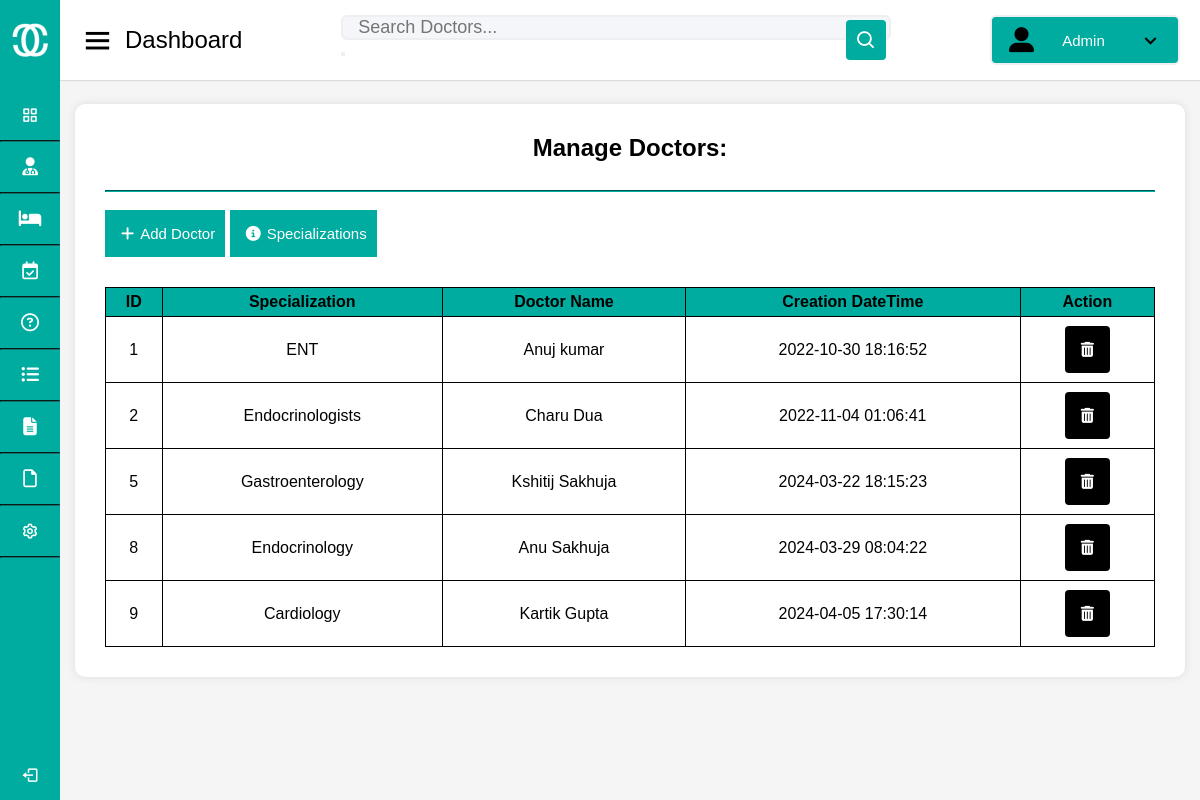
The app's page /Admin/doctors.php, older data.
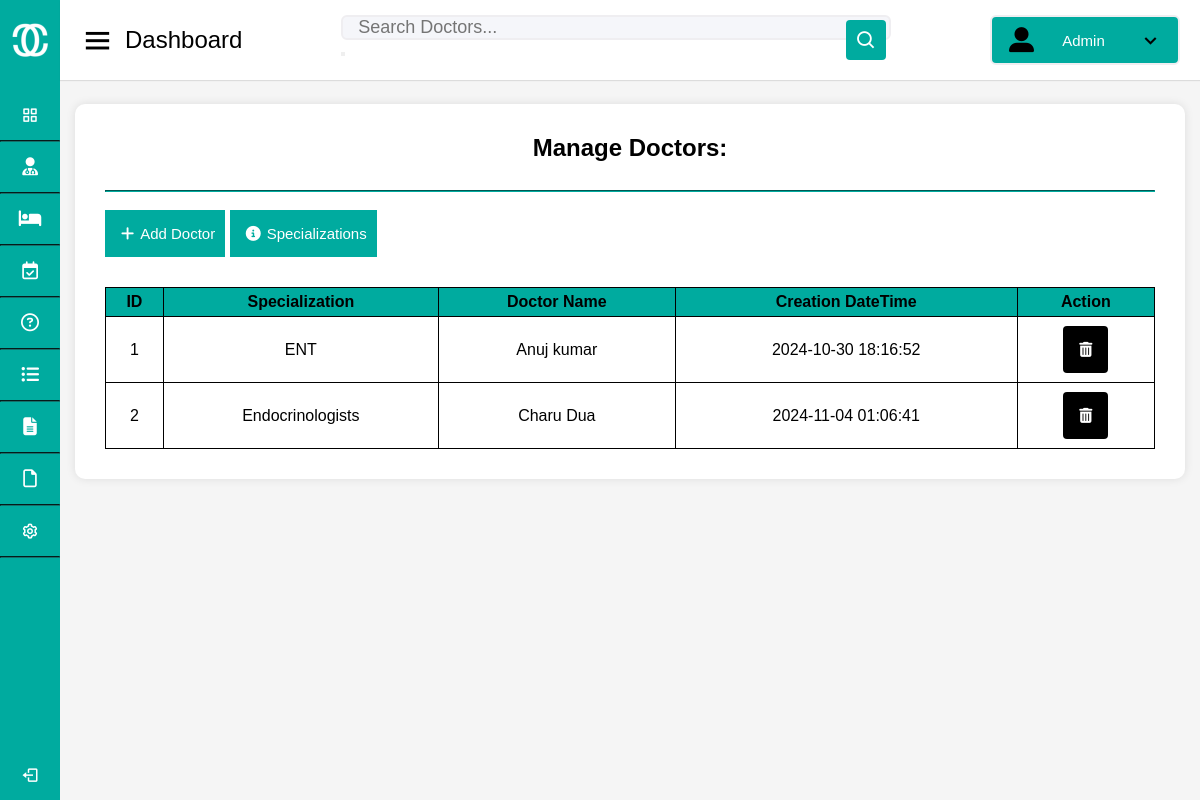
The same page, newer data.
### tables this page shows
CREATE TABLE `doctors` (
  `id` int(11) NOT NULL,
  `specialization` varchar(255) DEFAULT NULL,
  `doctorName` varchar(255) DEFAULT NULL,
  `address` longtext DEFAULT NULL,
  `docFees` varchar(255) DEFAULT NULL,
  `contactno` bigint(11) DEFAULT NULL,
  `docEmail` varchar(255) DEFAULT NULL,
  `password` varchar(255) DEFAULT NULL,
  `creationDate` timestamp NULL DEFAULT current_timestamp(),
  `updationDate` timestamp NULL DEFAULT NULL ON UPDATE current_timestamp()
);

### Admin/doctors.php (the view, shortened to what this page needs)
<!DOCTYPE html>
<html lang="en" dir="ltr">
  <head>
    <link rel="stylesheet" href="style.css" />
    <link href="https://unpkg.com/boxicons@2.0.7/css/boxicons.min.css" rel="stylesheet" />
  </head>
  <body onload="onload()">
    <div class="sidebar">
      <div class="logo-details">
        <img src="logo.png" alt="logo">
        <span class="logo_name">CureConnect</span>
      </div>
      <ul class="nav-links">
        <li>
          <a href="index.html" >
            <i class="bx bx-grid-alt"></i>
            <span class="links_name">Dashboard</span>
          </a>
        </li>
        <hr>
        <li>
          <a href="doctors.php">
            <i class="fa-solid fa-user-doctor"></i>
            <span class="links_name">Doctors</span>
          </a>
          </li>
          <hr>
        <li>
          <a href="patients.php">
            <i class="fa-solid fa-bed"></i>
            <span class="links_name">Patients</span>
          </a>
        </li>
        <hr>
        <li>
          <a href="appointments.php">
            <i class="fa-regular fa-calendar-check"></i>
            <span class="links_name">Appointments</span>
          </a>
        </li>
        <hr>
        <li>
          <a href="queries.php">
            <i class="fa-regular fa-circle-question"></i>
            <span class="links_name">Queries</span>
          </a>
        </li>
        <hr>
        <li>
          <a href="session-logs.php">
            <i class="fa-solid fa-list-ul"></i>
            <span class="links_name">Session logs</span>
          </a>
        </li>
        <hr>
        <li>
          <a href="report.html">
            <i class="fa-solid fa-file-lines"></i>
            <span class="links_name">Reports</span>
          </a>
        </li>
        <hr>
        <li>
          <a href="pages.html">
            <i class="fa-regular fa-file"></i>
            <span class="links_name">Pages</span>
          </a>
        </li>
        <hr>
        <li>
          <a href="settings.html">
            <i class="bx bx-cog"></i>
            <span class="links_name">Settings</span>
          </a>
        </li>
        <hr>
        <li class="log_out">
          <a href="#">
            <i class="bx bx-log-out"></i>
            <span class="links_name">Log out</span>
          </a>
        </li>
      </ul>
    </div>
    <section class="home-section">
      <nav>
        <div class="sidebar-button">
          <i class="bx bx-menu sidebarBtn"></i>
          <span class="dashboard">Dashboard</span>
        </div>
        <div class="search-box">
          <form action="#" method="post">
            <input type="text" id="doct_search" name="doct_search" placeholder="Search Doctors..." />
            <button type="submit" name="submit_search"><i class="bx bx-search"></i></button>
          </form>
        </div>
        <button class="profile-details dropbtn dropdown" onclick="toggleDropdown()">
          <i class="fa-solid fa-user-large"></i>
          <span class="admin_name">Admin</span>
          <i class="bx bx-chevron-down"></i>
        </button>
      </nav>
      <div class="home-content">
              <div class="main ">
                <div class="main-head">
<div id="results">
  <div class = 'searchresults'>
    <h1><center>Manage Doctors:</center><br><hr></h1><br>
    <a href="add-doctor.html"><button><i class="fa-solid fa-plus"></i>Add Doctor</button></a>
            <a href="specializations.php"><button><i class="fa-solid fa-circle-info"></i>Specializations</button></a>
            <?php
      $servername = "localhost";
      $username = "root";
      $password = "";
      $dbname = "hms";
      $conn = new mysqli($servername, $username, $password, $dbname);
      if (isset($_POST['doct_search'])) {
          $doctor = $_POST['doct_search'];
          $sql = "SELECT * FROM doctors WHERE doctorName LIKE '%$doctor%'";
      } else {
          $sql = "SELECT * FROM doctors";
      }
      $result = $conn->query($sql);
      echo '<table>
              <tr>
                <th>ID</th>
                <th>Specialization</th>
                <th>Doctor Name</th>
                <th>Creation DateTime</th>
                <th>Action</th>
              </tr>';
        if ($result->num_rows > 0) {
          while ($row = $result->fetch_assoc()) {
            echo "<tr>";
echo "<td>" . $row['id'] . "</td>";
echo "<td>" . $row["specialization"] . "</td>";
echo "<td>" . $row["doctorName"] . "</td>";
echo "<td>" . $row["creationDate"] . "</td>";
echo "<td>
        <a href='delete_doctor.php? deleteid=".$row['id']."'>
        <button class='delete'><i class='fas fa-trash-alt'></i></button>
        </a>
      </td>";
echo "</tr>";
          }
        } else {
          echo "<tr><td colspan='4'>No results found</td></tr>";
        }
        echo '</table>';
      ?>
  </div>
              </div>
              </div>
  </body>
</html>

### Admin/style.css (style rules this page uses)
:root { --light-primary-color: white; --light-secondary-color: #6c757d; --light-main-color: #00ab9f; }
* { margin: 0; padding: 0; box-sizing: border-box; font-family: 'Poppins', sans-serif; text-decoration: none; }
.sidebar { position: fixed; height: 100%; width: 240px; background: #00ab9f; transition: all 0.5s ease; }
.light-mode .sidebar hr { border-color: #15706a; }
.sidebar .logo-details { height: 80px; display: flex; align-items: center; }
.sidebar .logo-details img { width: 40px; height: auto; margin: 10px; }
.sidebar .logo-details .logo_name { color: #fff; font-size: 24px; font-weight: 500; }
.sidebar .nav-links { margin-top: 10px; }
.sidebar .nav-links li { position: relative; list-style: none; height: 50px; }
.sidebar .nav-links li a { color: white; }
.light-mode .sidebar .nav-links li a { background-color: #00ab9f; }
.sidebar .nav-links li a { height: 100%; width: 100%; display: flex; align-items: center; }
.sidebar .nav-links li i { min-width: 60px; text-align: center; font-size: 18px; }
.sidebar .nav-links li a .links_name { font-size: 15px; font-weight: 400; white-space: nowrap; }
.sidebar .nav-links .log_out { position: absolute; bottom: 0; width: 100%; }
.light-mode .home-section { background: #f5f5f5; }
.home-section { position: relative; min-height: 100vh; width: calc(100% - 240px); left: 240px; transition: all 0.5s ease; }
.light-mode .home-section nav { background: #fff; }
.home-section nav { display: flex; justify-content: space-between; height: 80px; display: flex; align-items: center; position: fixed; width: calc(100% - 240px); left: 240px; z-index: 100; padding: 0 20px; box-shadow: 0 1px 1px rgba(0, 0, 0, 0.1); transition: all 0.5s ease; }
.home-section nav .sidebar-button { display: flex; align-items: center; font-size: 24px; font-weight: 500; }
nav .sidebar-button i { font-size: 35px; margin-right: 10px; }
.home-section nav .search-box { position: relative; height: 50px; max-width: 550px; width: 100%; margin: 0 20px; }
.light-mode nav .search-box input { background: #F5F6FA; border: 2px solid #EFEEF1; }
nav .search-box input { height: 100%; width: 100%; outline: none; border-radius: 6px; font-size: 18px; padding: 0 15px; }
.light-mode nav .search-box .bx-search { background: #00ab9f; }
nav .search-box .bx-search { position: absolute; height: 40px; width: 40px; right: 5px; top: 50%; transform: translateY(-50%); border-radius: 4px; line-height: 40px; text-align: center; color: #fff; font-size: 22px; transition: all 0.4 ease; }
.profile-details { position: relative; }
.dropbtn { cursor: pointer; }
.light-mode .home-section nav .profile-details { background: #00ab9f; border-color: #EFEEF1; }
.home-section nav .profile-details { display: flex; align-items: center; color: white; border: 2px solid; border-radius: 6px; height: 50px; min-width: 190px; padding: 0 15px 0 2px; justify-content: space-between; }
nav .profile-details .admin_name { font-size: 15px; font-weight: 500; margin: 0 10px; white-space: nowrap; padding-left: 10px; }
nav .profile-details i { padding-left: 15px; font-size: 25px; color: black; }
.home-section .home-content { position: relative; padding-top: 104px; }
@media (max-width: 1240px) { .sidebar { width: 60px; } }
@media (max-width: 1240px) { .home-section { width: calc(100% - 60px); left: 60px; } }
@media (max-width: 1240px) { .home-section nav { width: calc(100% - 60px); left: 60px; } }
.light-mode .main { background-color: white; }
.main { margin: 15px; margin-top: 0; padding: 30px; box-shadow: 0px 0px 10px rgba(0, 0, 0, 0.1); border-radius: 10px; }
.light-mode .main button { background-color: #00ab9f; color: white; }
.main button { font-size: 15px; font-weight: 500; border: none; padding: 10px; grid-column: span 2; }
.main hr { border-color: #00ab9f; }
.main-head { display: block; width: 100%; }
.main table { width: 100%; border-collapse: collapse; }
.main th, .main td { border: 1px solid black; padding: 5px; text-align: center; text-overflow: auto; padding: 5px; white-space: nowrap; }
.main th { background-color: #00ab9f; color: black; }
.main tr button { ; padding: 3px auto auto; border: none; border-radius: 4px; margin: 4px; }
.light-mode .main tr button.delete { background-color: black; }
.main-head button { margin-bottom: 30px; }
.main-head i { padding: 6px; }

Row changes from the older to the newer data that the page shows:
removed doctors: id "5", specialization "Gastroenterology", doctorName "Kshitij Sakhuja", creationDate "2024-03-22 18:15:23"
removed doctors: id "8", specialization "Endocrinology", doctorName "Anu Sakhuja", creationDate "2024-03-29 08:04:22"
removed doctors: id "9", specialization "Cardiology", doctorName "Kartik Gupta", creationDate "2024-04-05 17:30:14"
changed doctors "ENT": creationDate "2022-10-30 18:16:52" → "2024-10-30 18:16:52"
changed doctors "Endocrinologists": creationDate "2022-11-04 01:06:41" → "2024-11-04 01:06:41"
